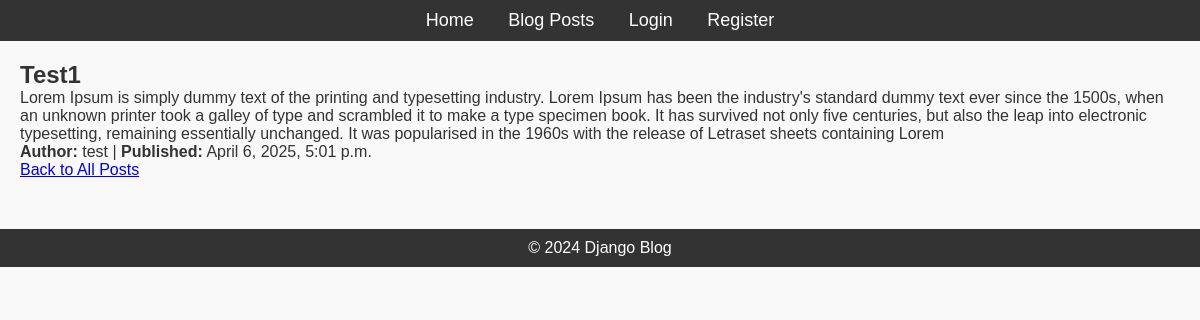
Before: /post/2/ with the older database file.
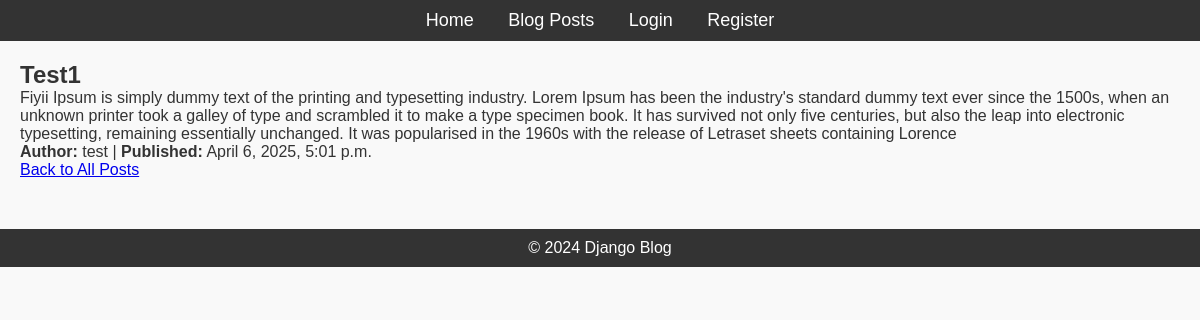
After: the same page with the newer database file.
### blog/models.py (models this page shows, shortened)
class Post(models.Model):
    title = models.CharField(max_length=200)
    content = models.TextField()
    published_date = models.DateTimeField(auto_now_add=True)
    author = models.ForeignKey(User, on_delete=models.CASCADE, related_name='posts')

### blog/views.py (the view)
# urls.py: path('post/<int:pk>/', views.PostDetailView.as_view(), name='post_detail'),
class PostDetailView(DetailView):
    model = Post
    template_name = 'blog/post_detail.html'  # Template for displaying a single post
    context_object_name = 'post'  # Context variable in the template

### blog/templates/blog/post_detail.html (shortened to what this page needs)
{% extends 'blog/base.html' %}
{% block content %}
    <h2>{{ post.title }}</h2>
    <p>{{ post.content }}</p>
    <p><strong>Author:</strong> {{ post.author.username }} | <strong>Published:</strong> {{ post.published_date }}</p>
    <a href="{% url 'posts-list' %}">Back to All Posts</a>
{% endblock %}

### blog/templates/blog/base.html (shortened to what this page needs)
{% load static %}
<!DOCTYPE html>
<html lang="en">
<head>
    <link rel="stylesheet" href="{% static 'css/styles.css' %}">
</head>
<body>
    <header>
        <nav>
            <ul>
                <li><a href="{% url 'home' %}">Home</a></li>
                <li><a href="{% url 'posts-list' %}">Blog Posts</a></li>
                {% if user.is_authenticated %}
                    <li><a href="{% url 'profile' %}">Profile</a></li>
                    <li><a href="{% url 'logout' %}">Logout</a></li>
                    <li><a href="{% url 'post_create' %}">Create New Post</a></li>
                {% else %}
                    <li><a href="{% url 'login' %}">Login</a></li>
                    <li><a href="{% url 'register' %}">Register</a></li>
                {% endif %}
            </ul>
        </nav>
    </header>
    <div class="content">
        {% block content %}{% endblock %}
    </div>
    <footer>
        <p>&copy; 2024 Django Blog</p>
    </footer>
</body>
</html>

### blog/static/css/styles.css (style rules this page uses)
* { margin: 0; padding: 0; box-sizing: border-box; }
body { font-family: Arial, sans-serif; background-color: #f9f9f9; color: #333; }
header { background-color: #333; padding: 10px; text-align: center; }
header nav ul { list-style-type: none; }
header nav ul li { display: inline; margin: 0 15px; }
header nav ul li a { color: white; text-decoration: none; font-size: 18px; }
.content { margin: 20px; }
footer { text-align: center; margin-top: 50px; padding: 10px; background-color: #333; color: white; }

Changed rows visible on the page:
changed Post "Test1": content "Lorem Ipsum is simply dummy text of the printing and typesetting industry. Lorem Ipsum has been the industry's standard dummy text ever since the 1500s, when an unknown printer took a galley of type and scrambled it to make a type specimen book. It has survived not only five centuries, but also the leap into electronic typesetting, remaining essentially unchanged. It was popularised in the 1960s with the release of Letraset sheets containing Lorem" → "Fiyii Ipsum is simply dummy text of the printing and typesetting industry. Lorem Ipsum has been the industry's standard dummy text ever since the 1500s, when an unknown printer took a galley of type and scrambled it to make a type specimen book. It has survived not only five centuries, but also the leap into electronic typesetting, remaining essentially unchanged. It was popularised in the 1960s with the release of Letraset sheets containing Lorence"
